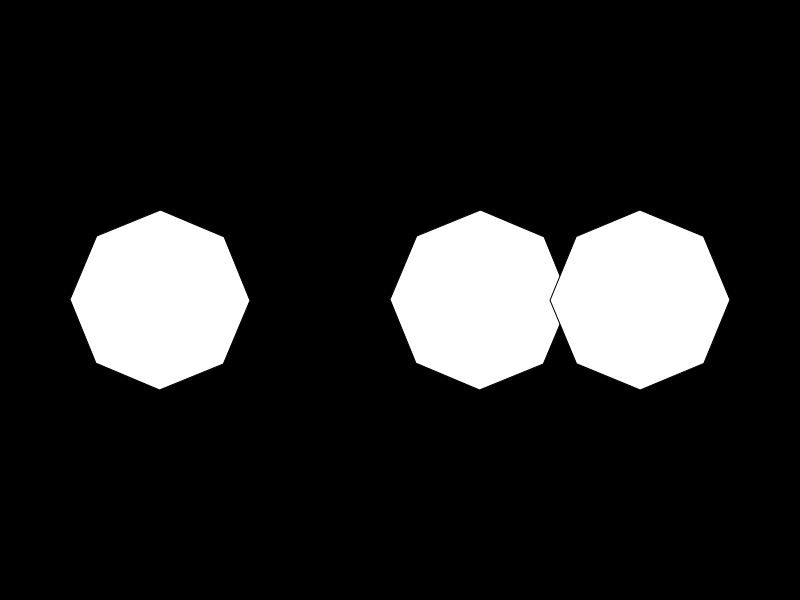
Frame 1 (no input)
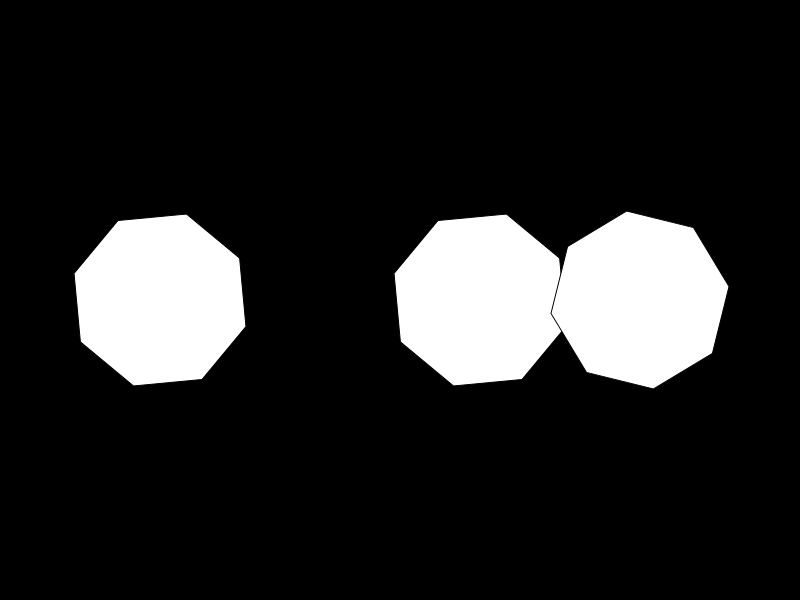
Frame 60 (no input)
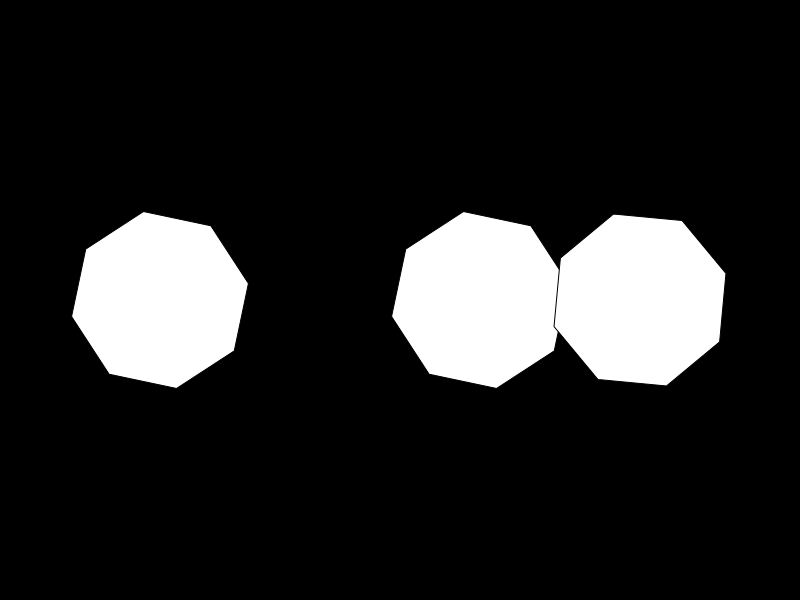
Frame 120 (the mouse pressed at the canvas centre since frame 60)

The p5.js sketch that drew these frames (run headless with seeded random() and noise() and a simulated clock; from frame 60 on, the mouse is pressed at the canvas centre):

// p5.js sketch
// ── sketch.js



function setup() {

  createCanvas(800, 600);

}

function draw() {
  background(0);

  
  
  push();
  translate(width*0.2, height*0.5);
  rotate(frameCount / 200.0);
  polygon(0, 0, 90, 8); 
  pop();
  
  push();
  translate(width*0.6, height*0.5);
  rotate(frameCount / 200.0);
  polygon(0, 0, 90, 8); 
  pop();
  
  push();
  translate(width*0.8, height*0.5);
  rotate(frameCount / -400.0);
  polygon(0, 0, 90, 8); 
  pop();

  
}

function polygon(x, y, radius, npoints) {
  var angle = TWO_PI / npoints;
  beginShape();
  for (var a = 0; a < TWO_PI; a += angle) {
    var sx = x + cos(a) * radius;
    var sy = y + sin(a) * radius;
    vertex(sx, sy);
  }
  endShape(CLOSE);
}
